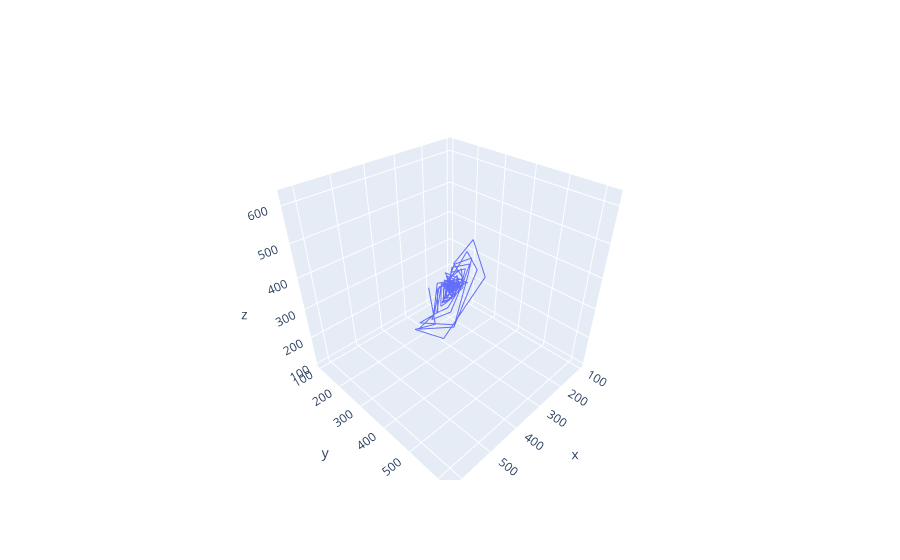

Notebook source saved alongside this figure:
### Code cell
STE = SingleTakensEmbedding('search', n_jobs = -1)
emb = STE.fit_transform(airline)

print(STE.time_delay_, STE.dimension_)
fig = go.Figure()
fig.add_trace(go.Scatter3d(
    x = emb[:, 0],
    y = emb[:, 1],
    z = emb[:, 2],
    mode = 'lines'
))

### Figure 1 — Plotly figure (JSON) as saved in the notebook; plotly's stock layout.template omitted (floating-point values rounded to 4 significant figures; data arrays with more than 128 entries replaced by an {"elided": "..."} marker saying what was removed)
{"data": [{"mode": "lines", "type": "scatter3d", "x": {"elided": "142 int values"}, "y": {"elided": "142 int values"}, "z": {"elided": "142 int values"}}], "layout": {}}
